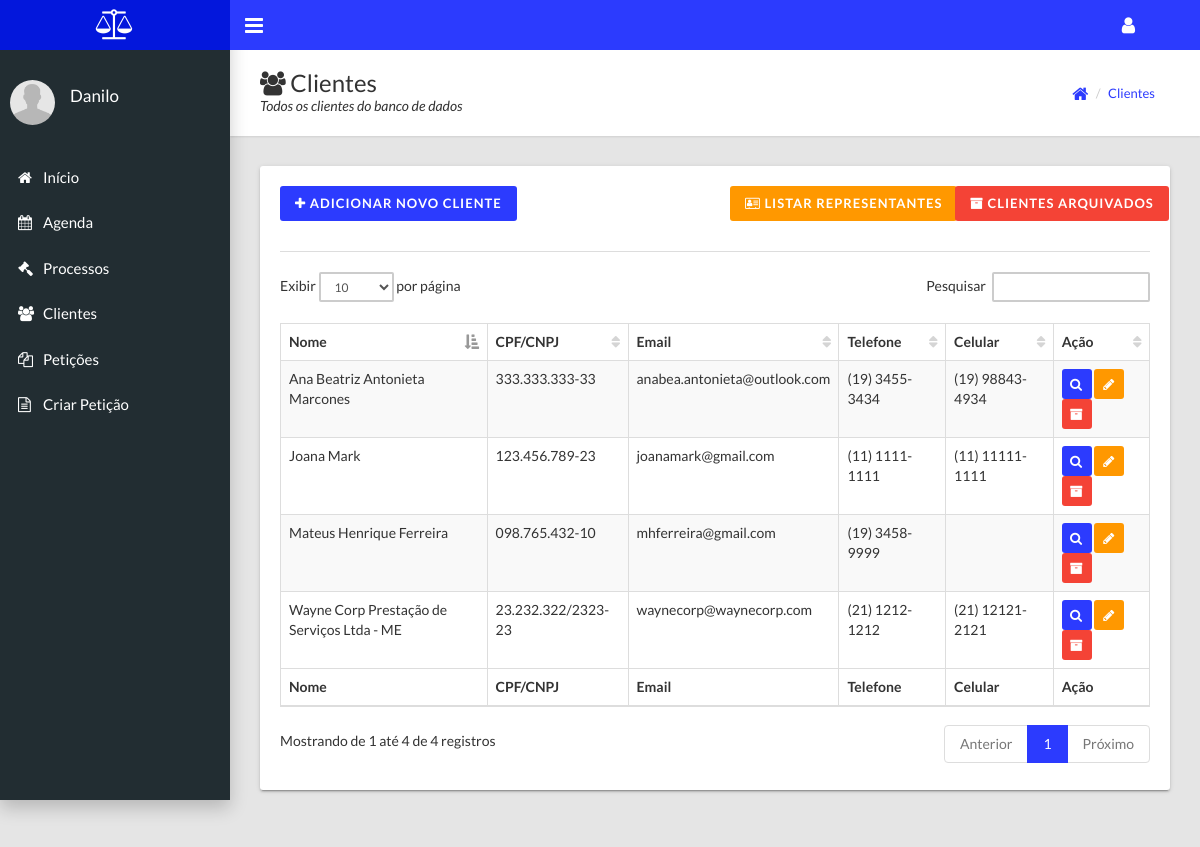
/Advogando/dist/listarClientes.php (signed in), run on the app's committed database.
### tables this page shows
CREATE TABLE `clientes` (
  `id` int(11) NOT NULL,
  `repres_id` int(11) DEFAULT NULL,
  `tipo` char(1) DEFAULT NULL,
  `nome` varchar(100) NOT NULL,
  `documento1` varchar(20) NOT NULL,
  `documento2` varchar(20) DEFAULT NULL,
  `data_nasc` date DEFAULT NULL,
  `sexo` char(1) DEFAULT NULL,
  `telefone` varchar(20) DEFAULT NULL,
  `celular` varchar(20) DEFAULT NULL,
  `email` varchar(30) DEFAULT NULL,
  `endereco` varchar(30) DEFAULT NULL,
  `numero` varchar(10) DEFAULT NULL,
  `complemento` varchar(10) DEFAULT NULL,
  `cidade` varchar(30) DEFAULT NULL,
  `estado` char(2) DEFAULT NULL,
  `cep` varchar(20) DEFAULT NULL,
  `observacao` varchar(255) DEFAULT NULL,
  `status` tinyint(1) DEFAULT NULL
);

### Advogando/dist/Class/Clientes.php (called while the page is built, shortened)
<?php
	class Clientes
	{
		public function selectAll(){
			$conn = new Connection();
			$db = $conn->getDb();
			$consulta = $db->query("SELECT * FROM CLIENTES WHERE status = 1 ORDER BY nome");
			$customer = array();
			foreach ($consulta as $value) {
				$customer[] = $value;
			}
			return $customer;
		}
	}
?>

### Advogando/dist/listarClientes.php (the view, shortened to what this page needs)
<?php
	require_once "header.php";
  require_once "Class/Clientes.php";
  $clientes = new Clientes();
  $listaClientes = $clientes->selectAll();
?>
	<div class="content-wrapper">
        <div class="page-title">
          <div>
            <h1><i class="fa fa-users"></i> Clientes</h1>
            <p>Todos os clientes do banco de dados</p>
          </div>
          <div>
            <ul class="breadcrumb">
              <li><a href="index.php"><i class="fa fa-home fa-lg"> </a></i></li>
              <li><a>Clientes</a></li>
            </ul>
          </div>
        </div>
        <div class="row">
          <div class="col-md-12">
            <div class="card">
              <div class="row">
                <div class="col-md-6">
                  <div class="card-title">
                    <a href="inserirCliente.php" class="btn btn-primary ladda-button" data-style="zoom-in"><span class="ladda-label"><i class="fa fa-plus"></i> Adicionar Novo Cliente</span></a>
                  </div>
                </div>
                <div class="col-md-3">
                  <div class="card-title">
                    <a href="listarRepresentantes.php" class="btn btn-warning ladda-button" data-style="zoom-in"><span class="ladda-label"><i class="fa fa-address-card-o" aria-hidden="true"></i> Listar Representantes</span></a>
                  </div>
                </div>
                <div class="col-md-3">
                  <div class="card-title">
                      <a href="listarClientesArquivados.php" class="btn btn-danger delete" data-style="zoom-in"><span class="ladda-label"> <i class="fa fa-archive" aria-hidden="true"></i> Clientes Arquivados</span></a>
                    </div>
                </div>
              </div>
              <div class="card-footer">
                <table id="table" class="table table-striped table-bordered" cellspacing="0" width="100%">
                  <thead>
                      <tr>
                          <th>Nome</th>
                          <th>CPF/CNPJ</th>
                          <th>Email</th>
                          <th>Telefone</th>
                          <th>Celular</th>
                          <th>Ação</th>
                      </tr>
                  </thead>
                  <tfoot>
                      <tr>
                          <th>Nome</th>
                          <th>CPF/CNPJ</th>
                          <th>Email</th>
                          <th>Telefone</th>
                          <th>Celular</th>
                          <th>Ação</th>
                      </tr>
                  </tfoot>
                  <tbody>
                    <?php
                      foreach ($listaClientes as $value) {
                        echo "<tr>";
                            echo "<td>".$value['nome']."</td>";
                            echo "<td>".$value['documento1']."</td>";
                            echo "<td>".$value['email']."</td>";
                            echo "<td>".$value['telefone']."</td>";
                            echo "<td>".$value['celular']."</td>";
                            echo '<td>
                              <button type="button" class="btn btn-primary view" style="height: 30px; width: 30px; padding: 2px 2px"><i class="fa fa-search" aria-hidden="true"></i></button>
                              <button type="button" class="btn btn-warning edit" style="height: 30px; width: 30px; padding: 2px 2px"><i class="fa fa-pencil" aria-hidden="true"></i></button>
                              <button type="button" class="btn btn-danger delete" style="height: 30px; width: 30px; padding: 2px 2px"><i class="fa fa-archive" aria-hidden="true"></i></button>
                            </td>';
                        echo "</tr>";
                      }
                    ?>
                  </tbody>
                </table>
              </div>
            </div>
          </div>
        </div>
    </div>
  </body>
</html>

### data on the page
clientes: nome "Ana Beatriz Antonieta Marcones", documento1 "333.333.333-33", email "anabea.antonieta@outlook.com", telefone "(19) 3455-3434", celular "(19) 98843-4934"
clientes: nome "Joana Mark", documento1 "123.456.789-23", email "joanamark@gmail.com", telefone "(11) 1111-1111", celular "(11) 11111-1111"
clientes: nome "Mateus Henrique Ferreira", documento1 "098.765.432-10", email "mhferreira@gmail.com", telefone "(19) 3458-9999"
clientes: nome "Wayne Corp Prestação de Serviços Ltda - ME", documento1 "23.232.322/2323-23", email "waynecorp@waynecorp.com", telefone "(21) 1212-1212", celular "(21) 12121-2121"

### other printed values
$_SESSION['nome'] "Danilo"
